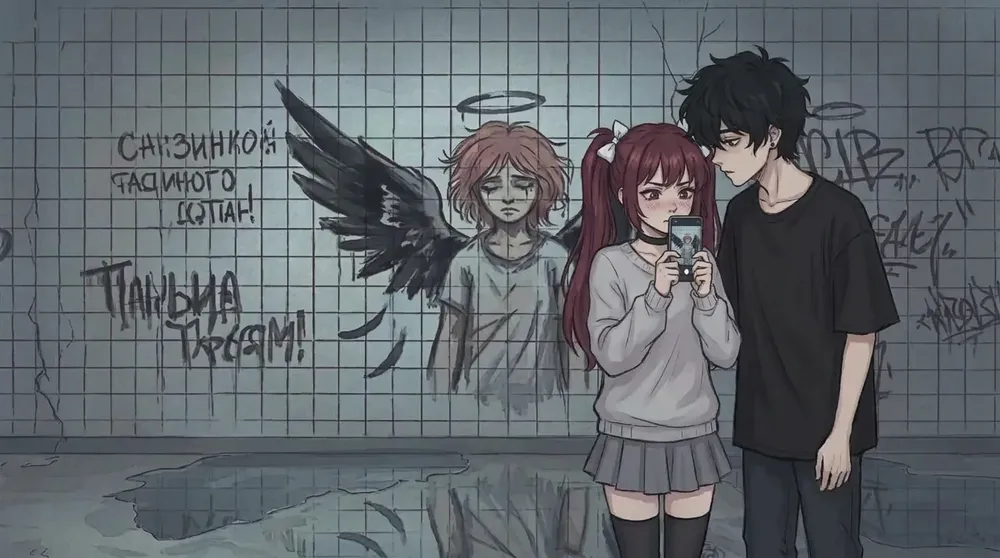
#> input picture godot/assets/bg/cg_c3_calm_photo.webp, 1000 x 558 px, shrunk from 1376 x 768 before the run
$ python v16_style.py ../godot/assets/bg/cg_c3_calm_photo.webp ../godot/assets/bg/bug2.webp
#> lines starting #> are read from the running program, lines starting #| are printed output that depends on the picture
"""v16: единая «рисованная» стилистика как у cg_reconcile — без перегенерации, композиция не меняется.
artist(img, k=1.0) -> img: сглаживание градиентов (cel), карандашно-тушевой контур, сплит-тон (холодные тени / тёплые света),
матовые чёрные, бумажное зерно. python3 tools/v16_style.py <in> <out>"""
import numpy as np, cv2
from PIL import Image
def artist(img,k=1.0,seed=7,paper=True):
#> called with k = 1, seed = 7, paper = True
    a=np.asarray(img.convert('RGB')).astype(np.float32)/255.
    # 1) cel: убираем «ИИ-глянец» — плавные градиенты/микродетали, края сохраняются
    b=cv2.edgePreservingFilter((a*255).astype(np.uint8),flags=1,sigma_s=24,sigma_r=0.22).astype(np.float32)/255.
    b=a*(1-.55*k)+b*.55*k  # v16.2: было .8 → сумма весов 1.21, пересвет/контраст
    # 2) контур: DoG по яркости → тёмные линии тушью, плюс сдвинутый «карандашный» дубль
    L=cv2.cvtColor((a*255).astype(np.uint8),cv2.COLOR_RGB2GRAY).astype(np.float32)/255.
    dog=cv2.GaussianBlur(L,(0,0),2.0)-cv2.GaussianBlur(L,(0,0),0.8)
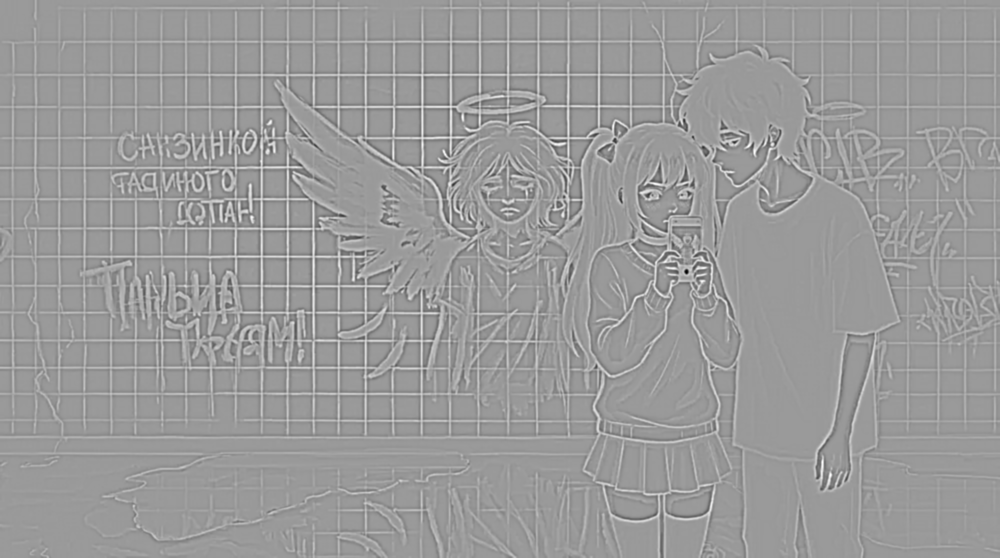
#> dog: shape (558, 1000) float32; min -0.356, max 0.233, mean -5.62e-06; drawn with min black and max white
    ln=np.clip(dog*16,0,1)**0.9
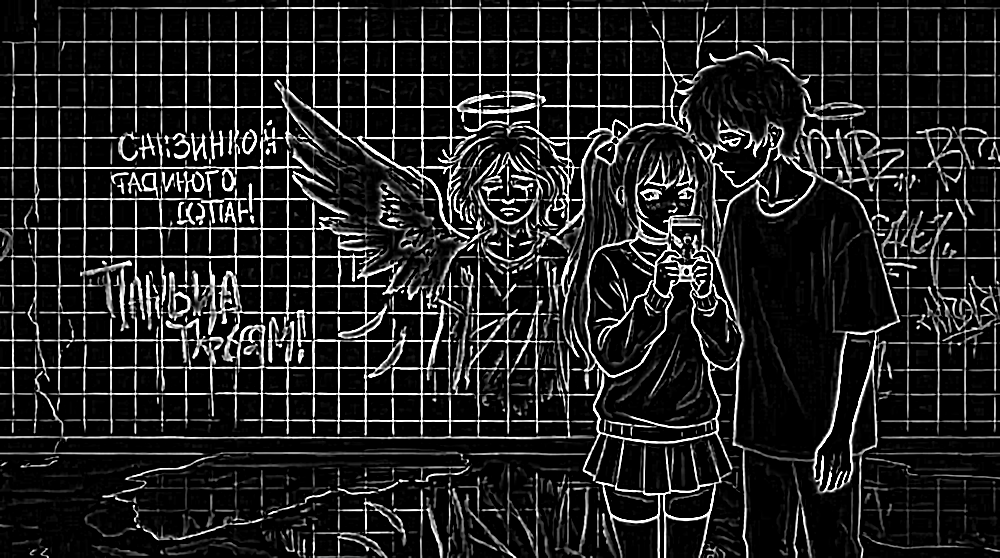
#> ln: shape (558, 1000) float32; min 0, max 1, mean 0.141
    ln2=np.roll(np.roll(ln,1,0),1,1)*.35
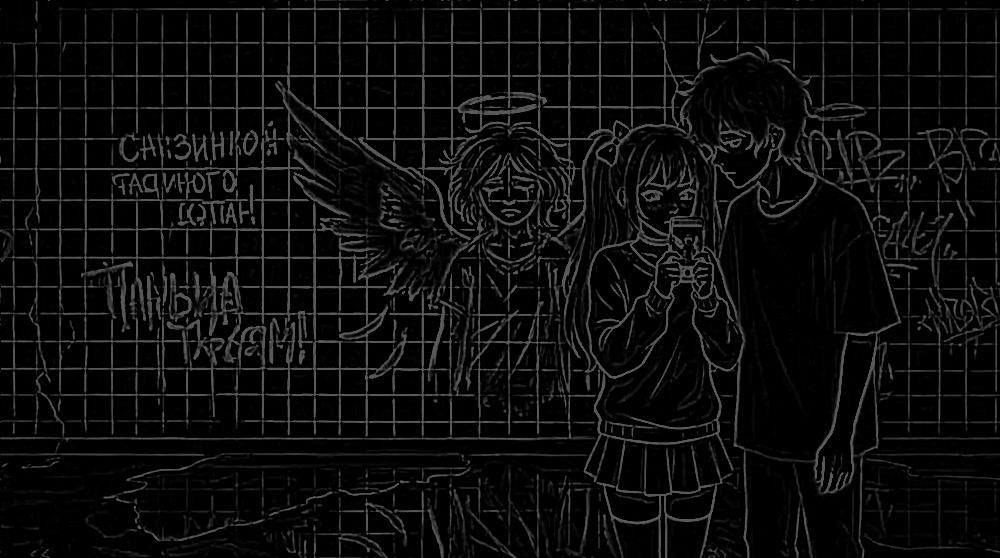
#> ln2: shape (558, 1000) float32; min 0, max 0.35, mean 0.0494
    ln=np.clip(np.maximum(ln,ln2),0,1)*.8*k
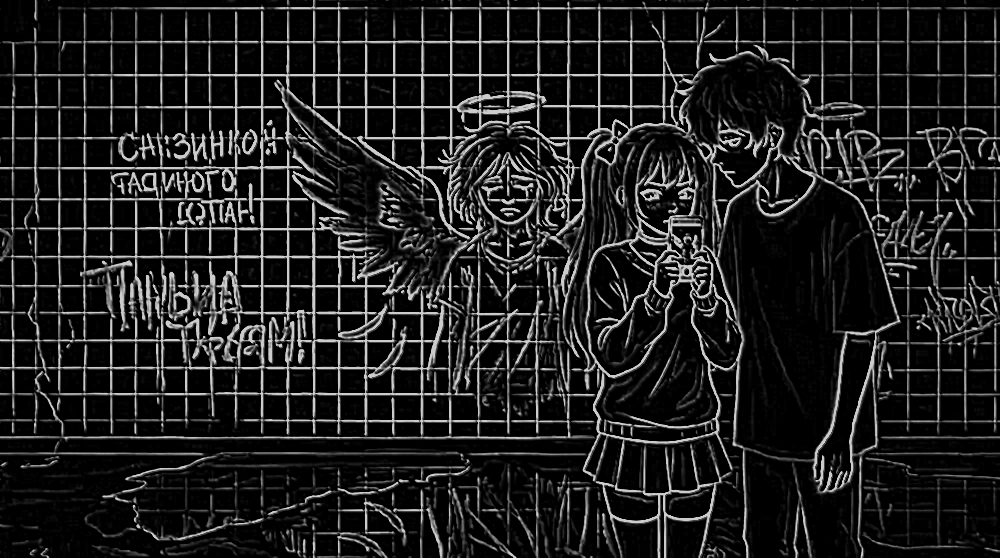
#> ln: shape (558, 1000) float32; min 0, max 0.8, mean 0.125
    ink=np.array([.17,.14,.18],np.float32)
    b=b*(1-ln[...,None])+ink*ln[...,None]
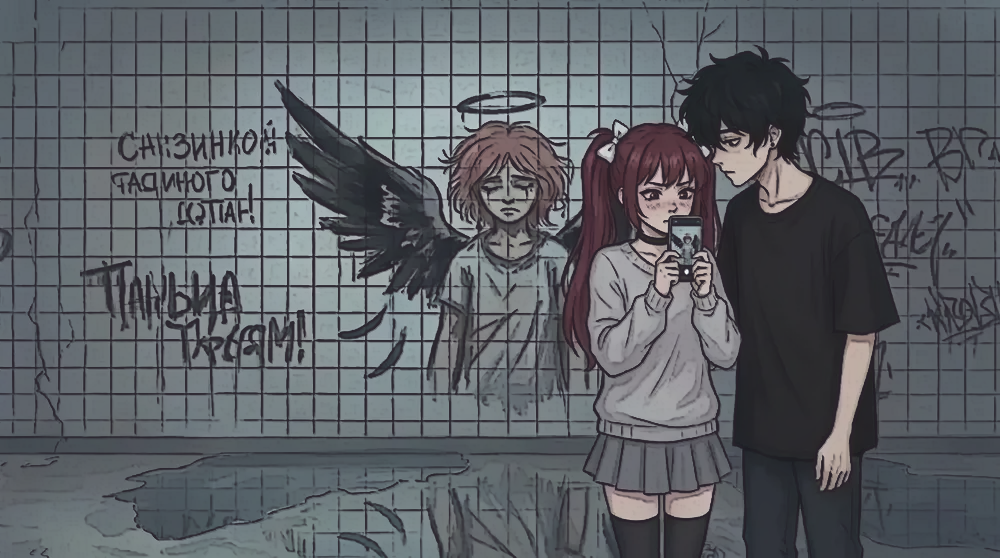
#> b: shape (558, 1000, 3) float32; mean R, G, B 0.367, 0.383, 0.404
    # 3) цвет: чуть меньше насыщенности, сплит-тон, матовые тени
    g=b.mean(2,keepdims=True); b=g+(b-g)*(1-.12*k)
    lum=cv2.GaussianBlur(b.mean(2),(0,0),2)[...,None]
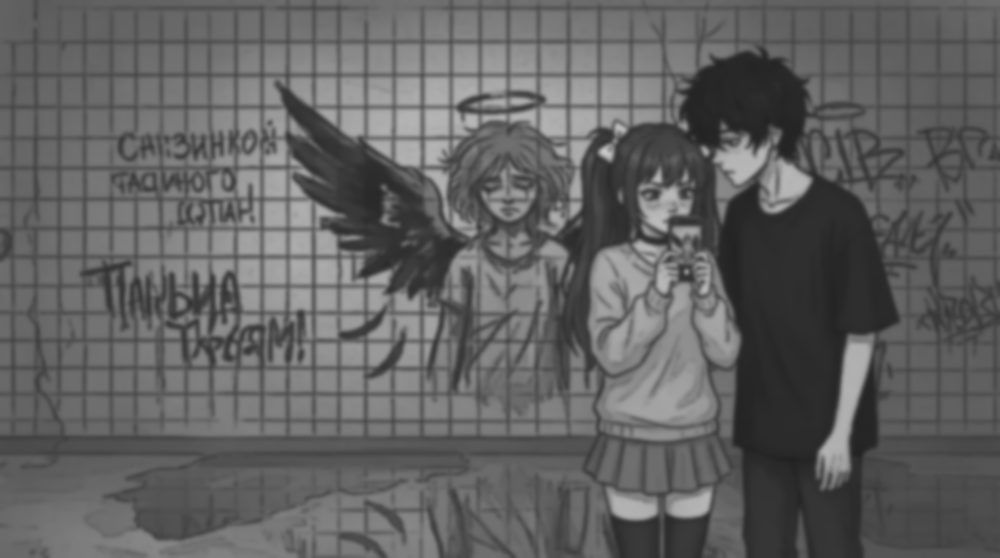
#> lum: shape (558, 1000, 1) float32; min 0.132, max 0.784, mean 0.385
    sh=np.array([.36,.40,.50],np.float32); hi=np.array([1.0,.93,.84],np.float32)
    b=b*(1-.10*k)+ (sh*(1-lum)+hi*lum)*b*.10*k*1.6
    b=.045*k+b*(1-.06*k)
    # 4) бумага: мелкое зерно + крупные волокна
    if paper:
        r=np.random.default_rng(seed); h,w=L.shape
#> after `h, w = L.shape`: h = 558; w = 1000
        n1=cv2.GaussianBlur(r.standard_normal((h,w)).astype(np.float32),(0,0),.7)
        n2=cv2.GaussianBlur(r.standard_normal((h,w)).astype(np.float32),(0,0),3.5)
        b=b*(1+(n1*.05+n2*.07)[...,None]*k)
    b=cv2.GaussianBlur(b,(0,0),.35)
    return Image.fromarray((np.clip(b,0,1)*255).astype(np.uint8))
if __name__=='__main__':
    import sys; artist(Image.open(sys.argv[1])).save(sys.argv[2],quality=92)
